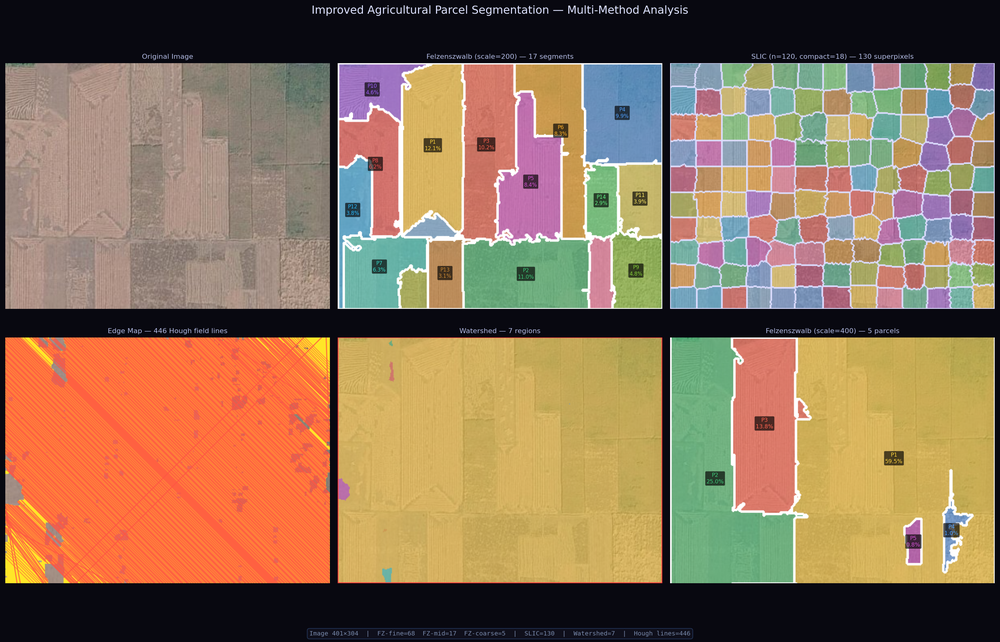
#> input picture improved_segmentation.png, 1000 x 642 px, shrunk from 3213 x 2064 before the run, given in place of your_satellite_image.png, which was not available
$ jupyter execute --allow-errors agricultural_field_segmentation.ipynb   (older library calls are emulated)   (text cells are left out)
#> lines starting #> are read from the running program, lines starting #| are printed output that depends on the picture; after the words box and inside, x2 and y2 are one past the last pixel; in counts of white or black regions, pixels touching at a corner belong together; pictures that were not available may be replaced by others from this repository, and a replacement may not be noted
[cell 1]
# Install required packages (run once)
# !pip install opencv-python-headless scikit-image matplotlib numpy pillow scipy

import cv2
import numpy as np
import matplotlib
import matplotlib.pyplot as plt
import matplotlib.patches as mpatches
from matplotlib.colors import ListedColormap
import matplotlib.gridspec as gridspec

from skimage.segmentation import felzenszwalb, slic, mark_boundaries
from skimage.color import label2rgb
from skimage import img_as_float
from skimage.measure import regionprops, label as sk_label

from scipy import ndimage
from PIL import Image
import os
import warnings
warnings.filterwarnings('ignore')

print("✅ All packages loaded successfully.")
print(f"   OpenCV     : {cv2.__version__}")
print(f"   NumPy      : {np.__version__}")
print(f"   Matplotlib : {matplotlib.__version__}")

[cell 2]
# ── IMAGE PATH ────────────────────────────────────────────────────────────────
IMG_PATH = "your_satellite_image.png"   # ← replace with your image path

# ── SEGMENTATION PARAMETERS ───────────────────────────────────────────────────
CONFIG = {
    "fz_scale_fine"   : 80,    # Felzenszwalb fine-scale
    "fz_scale_mid"    : 200,   # Felzenszwalb mid-scale  (primary)
    "fz_scale_coarse" : 400,   # Felzenszwalb coarse-scale
    "fz_sigma"        : 1.0,
    "fz_min_size_fine": 200,
    "fz_min_size_mid" : 400,
    "fz_min_size_crs" : 700,
    "slic_n_segments" : 120,
    "slic_compactness": 18,
    "slic_sigma"      : 0.8,
    "kmeans_k"        : 6,
    "hough_threshold" : 55,
    "hough_min_length": 30,
    "hough_max_gap"   : 15,
    "edge_canny_low"  : 15,
    "edge_canny_high" : 50,
    "ws_fg_threshold" : 0.35,  # watershed foreground distance threshold
    "min_parcel_pct"  : 1.5,   # % of image area to consider a major parcel
}

# ── COLOUR PALETTE (20 perceptually distinct colours) ─────────────────────────
PALETTE = [
    (255,210, 60), ( 60,200,120), (255,100, 80), ( 80,160,255),
    (210, 80,210), (255,175, 40), ( 50,215,200), (240, 80, 80),
    (130,205, 55), (160, 95,255), (255,235,100), ( 40,185,255),
    (200,135, 50), ( 95,240,130), (255,125,175), (170,195, 55),
    (100,180,240), (240,160, 50), ( 55,200,160), (200, 60,120),
]

BG_DARK  = '#080810'
BG_PANEL = '#0f0f1a'
TEXT_COL = '#dde2ff'
SUB_COL  = '#8899bb'

print("✅ Configuration set.")
print(f"   FZ scales    : {CONFIG['fz_scale_fine']} / {CONFIG['fz_scale_mid']} / {CONFIG['fz_scale_coarse']}")
print(f"   SLIC segments: {CONFIG['slic_n_segments']}")
print(f"   K-Means k    : {CONFIG['kmeans_k']}")

[cell 3]
img_bgr = cv2.imread(IMG_PATH)
#> img_bgr is the input picture: shape (642, 1000, 3); mean B, G, R 88.6, 116.2, 144.1
if img_bgr is None:
    raise FileNotFoundError(f"Image not found: {IMG_PATH}")

img_rgb = cv2.cvtColor(img_bgr, cv2.COLOR_BGR2RGB)
H, W    = img_rgb.shape[:2]
img_f   = img_as_float(img_rgb)
gray    = cv2.cvtColor(img_bgr, cv2.COLOR_BGR2GRAY)
hsv     = cv2.cvtColor(img_bgr, cv2.COLOR_BGR2HSV)
#> hsv: shape (642, 1000, 3); mean H, S, V 56.5, 120.5, 154.5

print(f"Image loaded: {W} × {H} px  ({W*H:,} total pixels)")
#| Image loaded: 1000 × 642 px  (642,000 total pixels)
print(f"Channels    : {img_rgb.shape[2]}")
#| Channels    : 3
print(f"dtype       : {img_rgb.dtype}")
#| dtype       : uint8

# Quick display
fig, axes = plt.subplots(1, 2, figsize=(14, 5), facecolor=BG_DARK)
axes[0].imshow(img_rgb); axes[0].axis('off')
axes[0].set_title('RGB', color=TEXT_COL, fontsize=11)

axes[1].imshow(gray, cmap='gray'); axes[1].axis('off')
axes[1].set_title('Grayscale', color=TEXT_COL, fontsize=11)

plt.suptitle('Input Satellite Image', color=TEXT_COL, fontsize=13)
plt.tight_layout(); plt.show()

[cell 4]
def compute_edge_map(img_rgb, gray, cfg):
    """Multi-channel edge map combining Canny + Sobel."""
    blur3 = cv2.GaussianBlur(gray, (3,3), 0)
    blur5 = cv2.GaussianBlur(gray, (5,5), 0)

    canny1 = cv2.Canny(blur3, cfg['edge_canny_low'], cfg['edge_canny_high'])
    canny2 = cv2.Canny(blur5, int(cfg['edge_canny_low']*0.7),
                               int(cfg['edge_canny_high']*0.7))

    # Sobel across all 3 channels
    edges_ch = np.zeros(gray.shape, dtype=np.float32)
    for c in range(3):
        ch = img_rgb[:,:,c].astype(np.float32)
        gx = cv2.Sobel(ch, cv2.CV_32F, 1, 0, ksize=3)
        gy = cv2.Sobel(ch, cv2.CV_32F, 0, 1, ksize=3)
        edges_ch += np.sqrt(gx**2 + gy**2)
    edges_ch = cv2.normalize(edges_ch, None, 0, 255, cv2.NORM_MINMAX).astype(np.uint8)
    _, strong = cv2.threshold(edges_ch, 28, 255, cv2.THRESH_BINARY)

    combined = cv2.bitwise_or(cv2.bitwise_or(canny1, canny2), strong)

    # Close horizontal and vertical gaps
    kh = cv2.getStructuringElement(cv2.MORPH_RECT, (7,1))
    kv = cv2.getStructuringElement(cv2.MORPH_RECT, (1,7))
    k3 = cv2.getStructuringElement(cv2.MORPH_ELLIPSE, (3,3))
    edge_clean = cv2.bitwise_or(
        cv2.morphologyEx(combined, cv2.MORPH_CLOSE, kh),
        cv2.morphologyEx(combined, cv2.MORPH_CLOSE, kv)
    )
    edge_clean = cv2.dilate(edge_clean, k3, iterations=1)
    return edge_clean, edges_ch

edge_map, sobel_mag = compute_edge_map(img_rgb, gray, CONFIG)
#> in compute_edge_map, `canny1 = cv2.Canny(blur3, cfg['edge_canny_low'], cfg['edge_canny_high'])`:
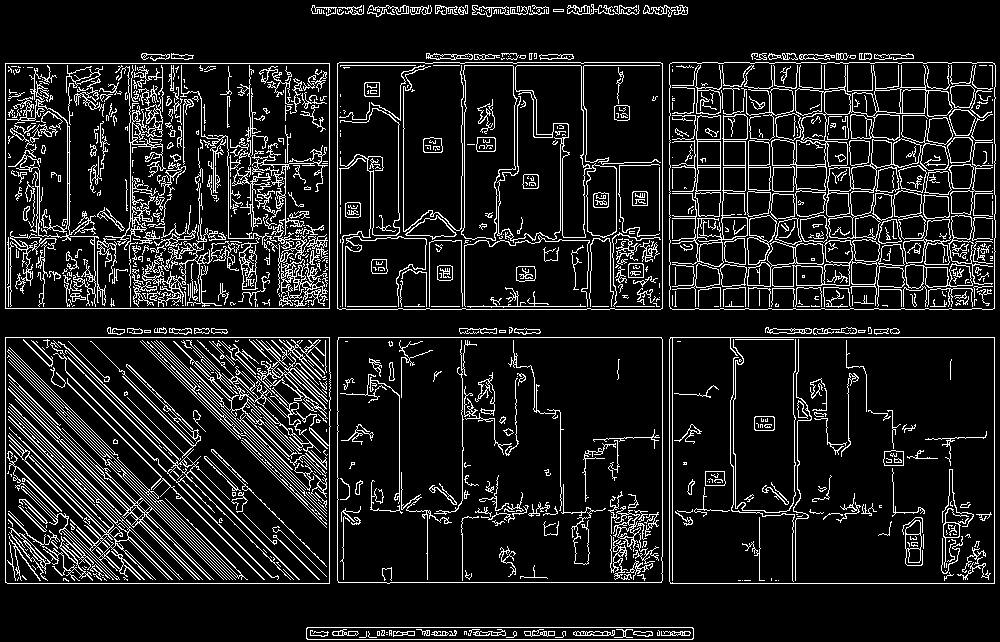
#> canny1: shape (642, 1000); 11.8% white in thin lines or dots
print(f"Edge pixels detected: {int((edge_map > 0).sum()):,}  "
      f"({(edge_map>0).sum()/(H*W)*100:.1f}% of image)")
#| Edge pixels detected: 271,426  (42.3% of image)

# Hough line detection on the clean edge map
lines = cv2.HoughLinesP(edge_map, 1, np.pi/180,
                         threshold=CONFIG['hough_threshold'],
                         minLineLength=CONFIG['hough_min_length'],
                         maxLineGap=CONFIG['hough_max_gap'])
#> lines = 2195 rows, first 6: [4, 336, 995, 336], [899, 303, 968, 310], [3, 63, 996, 63], [4, 584, 995, 584], [3, 582, 996, 582], [91, 244, 673, 234]
print(f"Hough lines detected: {len(lines) if lines is not None else 0}")
#| Hough lines detected: 2195

# Visualise
fig, axes = plt.subplots(1, 3, figsize=(17, 5), facecolor=BG_DARK)

axes[0].imshow(sobel_mag, cmap='inferno'); axes[0].axis('off')
axes[0].set_title('Multi-channel Sobel Magnitude', color=TEXT_COL, fontsize=10)

edge_col = img_rgb.copy()
edge_col[edge_map > 0] = [255, 230, 40]
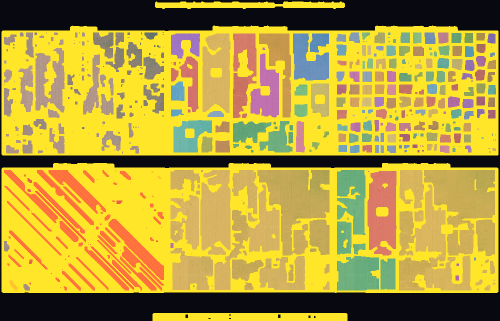
#> edge_col: shape (642, 1000, 3) (shown at 1/2 size); mean R, G, B 179.9, 157.5, 61
axes[1].imshow(edge_col); axes[1].axis('off')
axes[1].set_title('Combined Edge Map (yellow)', color=TEXT_COL, fontsize=10)

hough_vis = img_rgb.copy()
if lines is not None:
    for l in lines:
        x1,y1,x2,y2 = l[0]
        lw = 2 if np.hypot(x2-x1,y2-y1)>70 else 1
        cv2.line(hough_vis,(x1,y1),(x2,y2),(255,60,60),lw,cv2.LINE_AA)
#> this loop made 2195 passes
#> (x1, y1, x2, y2, lw) on passes 1 to 3: (4, 336, 995, 336, 2), (899, 303, 968, 310, 1), (3, 63, 996, 63, 2)
axes[2].imshow(hough_vis); axes[2].axis('off')
#> (the rest of this cell did not finish here and is left out)

[cell 5]
def colorize_seg(seg_map, img_rgb, palette=PALETTE, alpha=0.52,
                 border_col=(255,255,255), border_w=2, label_parcels=True,
                 min_pct=1.5):
    """Blend segment colours onto image and draw crisp boundaries."""
    H, W = img_rgb.shape[:2]
    total = H * W
    out = img_rgb.copy().astype(np.float32)

    # Sort segments by area (largest first → most distinct colour)
    areas = sorted([(s, (seg_map==s).sum()) for s in range(seg_map.max()+1)],
                   key=lambda x: -x[1])
    col_map = {s: palette[i % len(palette)] for i, (s, _) in enumerate(areas)}

    for s, col in col_map.items():
        mask = seg_map == s
        for c in range(3):
            out[:,:,c][mask] = out[:,:,c][mask]*(1-alpha) + col[c]*alpha
    out = np.clip(out, 0, 255).astype(np.uint8)

    # Boundary mask
    bnd = np.zeros((H,W), dtype=bool)
    for dy,dx in [(-1,0),(1,0),(0,-1),(0,1)]:
        bnd |= (seg_map != np.roll(np.roll(seg_map,dy,0),dx,1))
    bnd8 = cv2.dilate(bnd.astype(np.uint8)*255, np.ones((border_w,border_w),np.uint8))
    out[bnd8 > 0] = border_col

    return out, col_map, areas

# Run at three scales
fz_fine   = felzenszwalb(img_f, scale=CONFIG['fz_scale_fine'],
                          sigma=CONFIG['fz_sigma'], min_size=CONFIG['fz_min_size_fine'])
#> fz_fine: shape (642, 1000) int64; 511 distinct labels, from 0 to 510
fz_mid    = felzenszwalb(img_f, scale=CONFIG['fz_scale_mid'],
                          sigma=CONFIG['fz_sigma'], min_size=CONFIG['fz_min_size_mid'])
#> fz_mid: shape (642, 1000) int64; 216 distinct labels, from 0 to 215
fz_coarse = felzenszwalb(img_f, scale=CONFIG['fz_scale_coarse'],
                          sigma=CONFIG['fz_sigma']+0.3, min_size=CONFIG['fz_min_size_crs'])
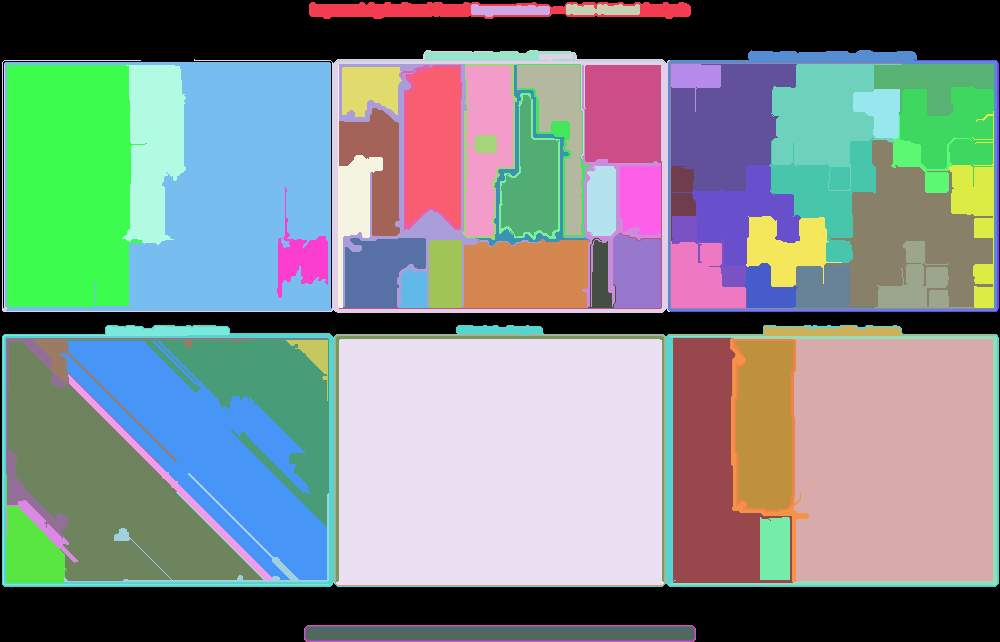
#> fz_coarse: shape (642, 1000) int64; 80 distinct labels, from 0 to 79; one colour per label, 0 black

print(f"Segments  — fine: {fz_fine.max()+1} | mid: {fz_mid.max()+1} | coarse: {fz_coarse.max()+1}")
#| Segments  — fine: 511 | mid: 216 | coarse: 80

fz_fine_v,   cm_fine,   ar_fine   = colorize_seg(fz_fine,   img_rgb, alpha=0.48)
#> in colorize_seg, `areas = sorted([(s, (seg_map==s).sum()) for s in range(seg_map.max()+1..`: areas = 511 pairs, first value 0 to 510, second value 203 to 119968
#> in colorize_seg, `col_map = {s: palette[i % len(palette)] for i, (s, _) in enumerate(are..`: col_map = 511 items
#> the loop in colorize_seg, `for s, col in col_map.items():` made 511 passes
#> (s, col) on passes 1 to 3: (0, (255, 210, 60)), (364, (60, 200, 120)), (362, (255, 100, 80))
#> pass 1, in colorize_seg, `mask = seg_map == s`:
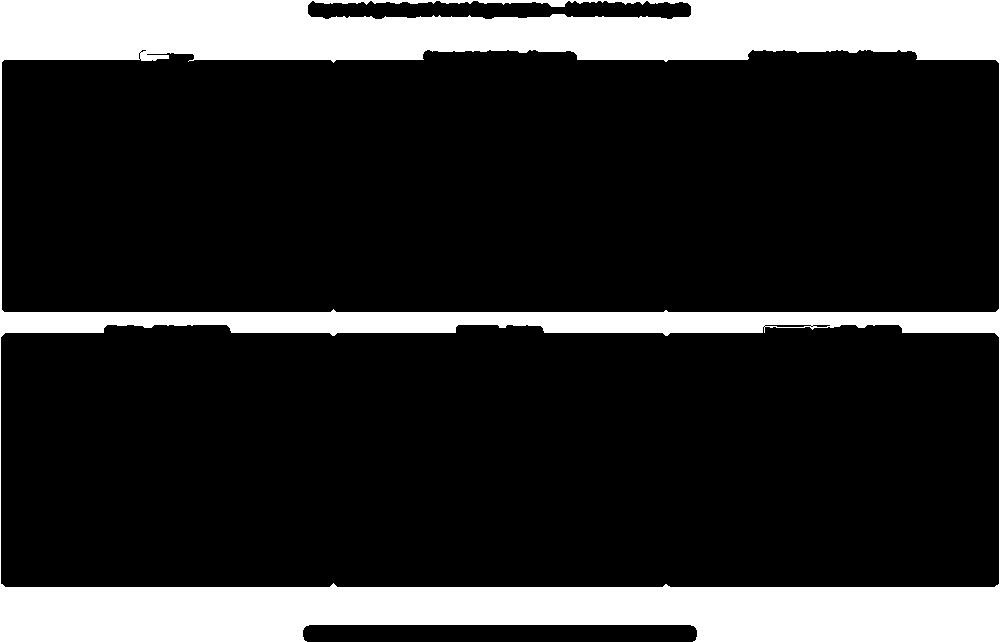
#> mask: shape (642, 1000) bool; 18.7% white; 1 white region, box (x1, y1, x2, y2) and area: (0, 0, 1000, 642) 119968
#> after the loop in colorize_seg, `for dy,dx in [(-1,0),(1,0),(0,-1),(0,1)]:`:
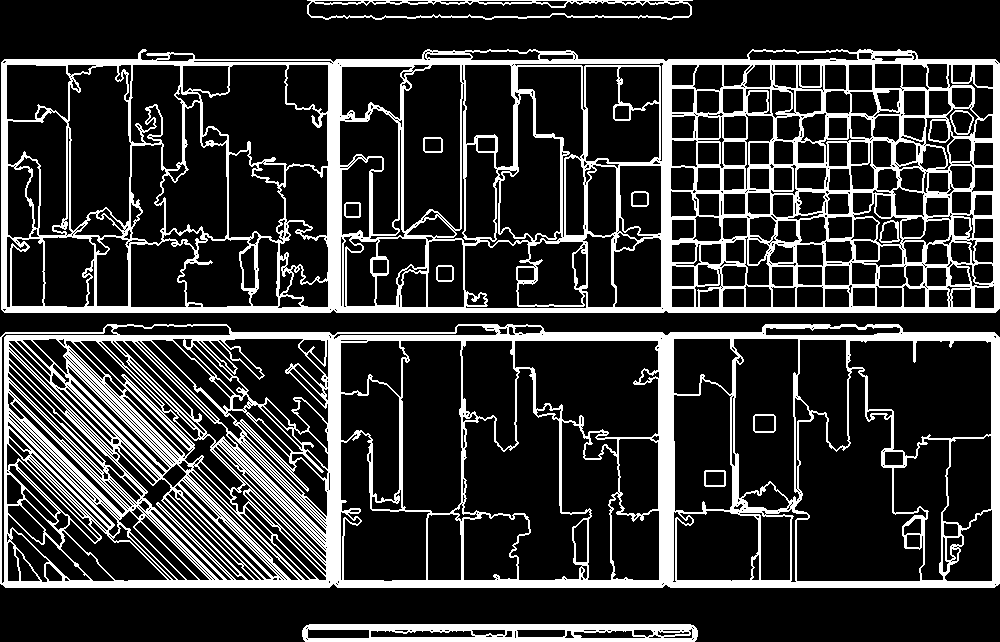
#> bnd: shape (642, 1000) bool; 20.8% white; 12 white regions, largest, box (x1, y1, x2, y2) and area: (0, 324, 1000, 588) 65284, (1, 49, 1000, 313) 60235, (302, 624, 698, 642) 4847
#> in colorize_seg, `bnd8 = cv2.dilate(bnd.astype(np.uint8)*255, np.ones((border_w,border_w..`:
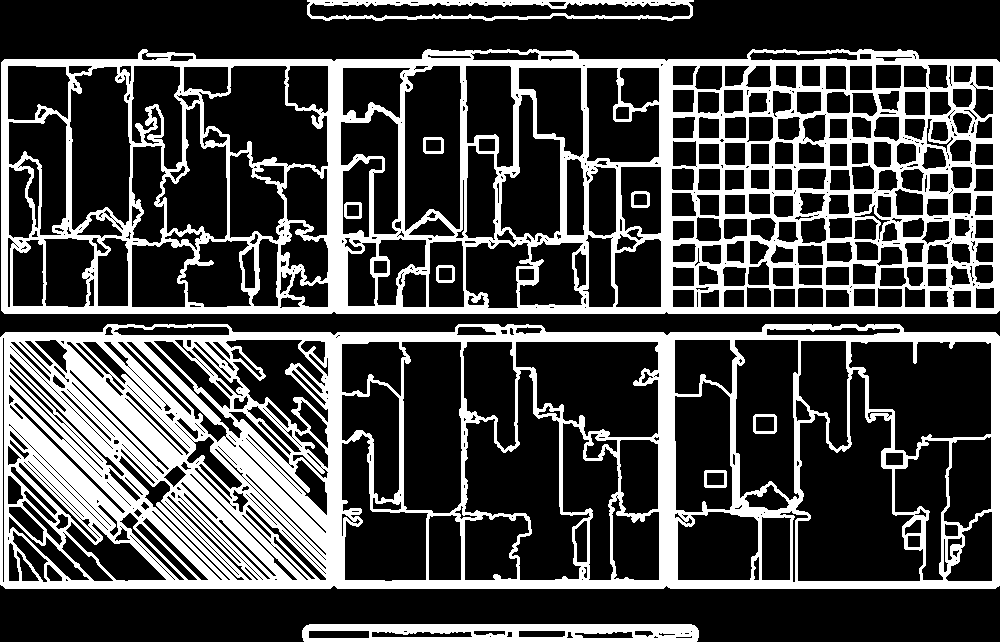
#> bnd8: shape (642, 1000); 28.3% white; 10 white regions, largest, box (x1, y1, x2, y2) and area: (0, 324, 1000, 589) 91612, (1, 49, 1000, 314) 80071, (302, 624, 699, 642) 5480
#> cm_fine = 511 items; ar_fine has the same summary as areas in colorize_seg
#> (the rest of the program and of its run is left out)
